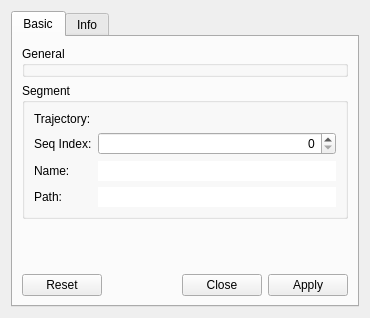
<?xml version="1.0" encoding="UTF-8"?>
<ui version="4.0">
 <class>XYZTrajSegmentDesigner</class>
 <widget class="QWidget" name="XYZTrajSegmentDesigner">
  <property name="geometry">
   <rect>
    <x>0</x>
    <y>0</y>
    <width>370</width>
    <height>318</height>
   </rect>
  </property>
  <property name="windowTitle">
   <string>Structure project</string>
  </property>
  <layout class="QVBoxLayout" name="verticalLayout">
   <item>
    <widget class="QTabWidget" name="tabWidget">
     <property name="currentIndex">
      <number>0</number>
     </property>
     <widget class="QWidget" name="basicTab">
      <attribute name="title">
       <string>Basic</string>
      </attribute>
      <layout class="QVBoxLayout" name="verticalLayout_2">
       <item>
        <widget class="QGroupBox" name="generalGB">
         <property name="title">
          <string>General</string>
         </property>
        </widget>
       </item>
       <item>
        <widget class="QGroupBox" name="groupBox_2">
         <property name="title">
          <string>Segment</string>
         </property>
         <layout class="QGridLayout" name="gridLayout_2">
          <item row="0" column="3">
           <widget class="QObjectLinkWidget" name="trajectoryLO" native="true"/>
          </item>
          <item row="3" column="1">
           <widget class="QLabel" name="label_4">
            <property name="text">
             <string>Path:</string>
            </property>
           </widget>
          </item>
          <item row="2" column="3">
           <widget class="QLineEdit" name="fileNameLE">
            <property name="frame">
             <bool>false</bool>
            </property>
            <property name="readOnly">
             <bool>true</bool>
            </property>
           </widget>
          </item>
          <item row="1" column="3">
           <widget class="QSpinBox" name="seqIndexSB">
            <property name="alignment">
             <set>Qt::AlignRight|Qt::AlignTrailing|Qt::AlignVCenter</set>
            </property>
            <property name="maximum">
             <number>10000000</number>
            </property>
           </widget>
          </item>
          <item row="3" column="3">
           <widget class="QLineEdit" name="filePathLE">
            <property name="frame">
             <bool>false</bool>
            </property>
            <property name="readOnly">
             <bool>true</bool>
            </property>
           </widget>
          </item>
          <item row="2" column="1">
           <widget class="QLabel" name="label_3">
            <property name="text">
             <string>Name:</string>
            </property>
           </widget>
          </item>
          <item row="1" column="1">
           <widget class="QLabel" name="label_8">
            <property name="text">
             <string>Seq Index:</string>
            </property>
           </widget>
          </item>
          <item row="0" column="1">
           <widget class="QLabel" name="label_7">
            <property name="text">
             <string>Trajectory:</string>
            </property>
           </widget>
          </item>
         </layout>
        </widget>
       </item>
       <item>
        <spacer name="verticalSpacer">
         <property name="orientation">
          <enum>Qt::Vertical</enum>
         </property>
         <property name="sizeHint" stdset="0">
          <size>
           <width>20</width>
           <height>155</height>
          </size>
         </property>
        </spacer>
       </item>
       <item>
        <widget class="QDialogButtonBox" name="buttonBox">
         <property name="standardButtons">
          <set>QDialogButtonBox::Apply|QDialogButtonBox::Close|QDialogButtonBox::Reset</set>
         </property>
        </widget>
       </item>
      </layout>
     </widget>
     <widget class="QWidget" name="tab">
      <attribute name="title">
       <string>Info</string>
      </attribute>
      <layout class="QGridLayout" name="gridLayout_3">
       <item row="2" column="0">
        <widget class="QLabel" name="label_6">
         <property name="text">
          <string>Active segment:</string>
         </property>
        </widget>
       </item>
       <item row="1" column="0">
        <widget class="QLabel" name="label_2">
         <property name="text">
          <string>Number of snapshots:</string>
         </property>
        </widget>
       </item>
       <item row="2" column="1">
        <widget class="QLabel" name="isActiveSegmentLA">
         <property name="text">
          <string/>
         </property>
         <property name="alignment">
          <set>Qt::AlignRight|Qt::AlignTrailing|Qt::AlignVCenter</set>
         </property>
        </widget>
       </item>
       <item row="1" column="1">
        <widget class="QSpinBox" name="numberOfSnapshotsSB">
         <property name="frame">
          <bool>false</bool>
         </property>
         <property name="alignment">
          <set>Qt::AlignRight|Qt::AlignTrailing|Qt::AlignVCenter</set>
         </property>
         <property name="readOnly">
          <bool>true</bool>
         </property>
         <property name="buttonSymbols">
          <enum>QAbstractSpinBox::NoButtons</enum>
         </property>
         <property name="maximum">
          <number>1000000000</number>
         </property>
        </widget>
       </item>
       <item row="0" column="1">
        <widget class="QSpinBox" name="currentSnapshotSB">
         <property name="frame">
          <bool>false</bool>
         </property>
         <property name="alignment">
          <set>Qt::AlignRight|Qt::AlignTrailing|Qt::AlignVCenter</set>
         </property>
         <property name="readOnly">
          <bool>true</bool>
         </property>
         <property name="buttonSymbols">
          <enum>QAbstractSpinBox::NoButtons</enum>
         </property>
         <property name="maximum">
          <number>1000000000</number>
         </property>
        </widget>
       </item>
       <item row="0" column="0">
        <widget class="QLabel" name="label">
         <property name="text">
          <string>Current snapshot:</string>
         </property>
        </widget>
       </item>
       <item row="3" column="0">
        <spacer name="verticalSpacer_2">
         <property name="orientation">
          <enum>Qt::Vertical</enum>
         </property>
         <property name="sizeHint" stdset="0">
          <size>
           <width>20</width>
           <height>40</height>
          </size>
         </property>
        </spacer>
       </item>
      </layout>
     </widget>
    </widget>
   </item>
  </layout>
 </widget>
 <customwidgets>
  <customwidget>
   <class>QObjectLinkWidget</class>
   <extends>QWidget</extends>
   <header location="global">ObjectLinkWidget.hpp</header>
   <container>1</container>
  </customwidget>
 </customwidgets>
 <resources/>
 <connections/>
</ui>
